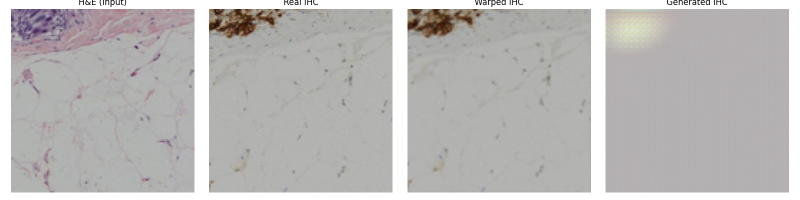
#> input picture lambda_4_samples/sample_0.png, 1600 x 400 px (shown at 1/2 size); its folder holds only this picture in this run
$ python -i registering.py   (imports and definitions only)
#> lines starting #> are read from the running program, lines starting #| are printed output that depends on the picture; after the words box and inside, x2 and y2 are one past the last pixel; in counts of white or black regions, pixels touching at a corner belong together
#> further down, picture is the input picture: shape (400, 1600, 3); mean B, G, R 184, 184.9, 186.9
import os
import cv2
import subprocess
import numpy as np
import SimpleITK as sitk
import shutil
from tqdm import tqdm  # ✅ Progress Bar

# CONFIGURATION
he_resized_path = r"C:\Users\user\Desktop\Uni_work\year_3\FYP\code\Pyramid_Pix2Pix\BCI_dataset\HE_resized\train"
ihc_resized_path = r"C:\Users\user\Desktop\Uni_work\year_3\FYP\code\Pyramid_Pix2Pix\BCI_dataset\IHC_resized\train"
he_registered_path = r"C:\Users\user\Desktop\Uni_work\year_3\FYP\code\Pyramid_Pix2Pix\BCI_dataset\HE_resized\train"
he_pyramid_path = r"C:\Users\user\Desktop\Uni_work\year_3\FYP\code\Pyramid_Pix2Pix\BCI_dataset\HE_pyramid\train"

ihc_resized_test_path = r"C:\Users\user\Desktop\Uni_work\year_3\FYP\code\Pyramid_Pix2Pix\BCI_dataset\IHC_resized\test"
he_resized_test_path = r"C:\Users\user\Desktop\Uni_work\year_3\FYP\code\Pyramid_Pix2Pix\BCI_dataset\HE_resized\test"
he_registered_test_path = r"C:\Users\user\Desktop\Uni_work\year_3\FYP\code\Pyramid_Pix2Pix\BCI_dataset\HE_registered\test"
he_test_path = r"C:\Users\user\Desktop\Uni_work\year_3\FYP\code\Pyramid_Pix2Pix\BCI_dataset\HE\test"
ihc_test_path = r"C:\Users\user\Desktop\Uni_work\year_3\FYP\code\Pyramid_Pix2Pix\BCI_dataset\IHC\test"

# Step 2: Elastix Registration
elastix_exe = r"C:\Users\user\Desktop\Uni_work\year_3\FYP\code\Pyramid_Pix2Pix\elastix\elastix.exe"
elastix_param_file = r"C:\Users\user\Desktop\Uni_work\year_3\FYP\code\Pyramid_Pix2Pix\FYP_1\elastix_params.txt"

# Detect and remove black borders from image registration
def remove_black_borders(img, threshold=10):
    """
    Detects and removes black borders in an image by finding the largest non-black region.
    """
#> called with threshold = 10
    gray = cv2.cvtColor(img, cv2.COLOR_BGR2GRAY)  # Convert to grayscale
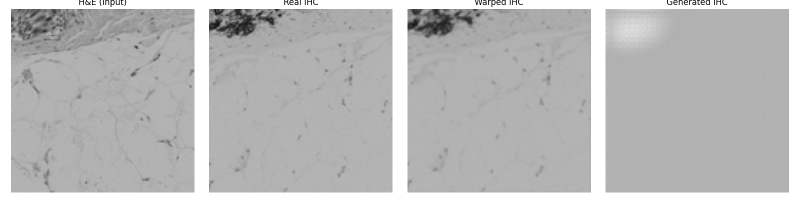
#> gray: shape (400, 1600) (shown at 1/2 size); min 0, max 255, mean 185.4
    _, thresh = cv2.threshold(gray, threshold, 255, cv2.THRESH_BINARY)  # Detect non-black areas
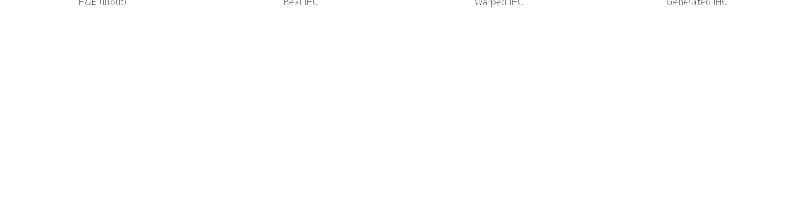
#> thresh: shape (400, 1600) (shown at 1/2 size); 99.9% white; black in thin lines or dots, all inside (x1, y1, x2, y2) = (159, 0, 1454, 14)

    contours, _ = cv2.findContours(thresh, cv2.RETR_EXTERNAL, cv2.CHAIN_APPROX_SIMPLE)
#> contours = 2 contours, 1 with area under 20; largest, box (x1, y1, x2, y2) and area: (0, 0, 1600, 400) 637474

    if contours:
        x, y, w, h = cv2.boundingRect(contours[0])  # Get bounding box
#> x = 1434; y = 0; w = 7; h = 2
        cropped_img = img[y:y+h, x:x+w]  # Crop to the detected bounding box
        return cropped_img
    return img  # Return original if no black border found

# [79 lines left out: functions is_misaligned_or_blank, register_images, not called in this run]

# Register images with progress bar (FOR TRAINING)
# [1 line that did not run here, left out]
# [12 lines not run here, left out]

# Register HE TEST images
# [1 line that did not run here, left out]
# [12 lines not run here, left out]

>>> import cv2
>>> picture = cv2.imread('../lambda_4_samples/sample_0.png')
>>> result = remove_black_borders(picture)

$ run again, on lambda_4_samples/sample_1.png
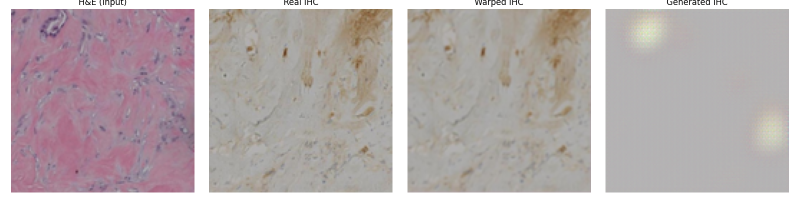
#> input picture lambda_4_samples/sample_1.png, 1600 x 400 px (shown at 1/2 size)
#> picture is the input picture: shape (400, 1600, 3); mean B, G, R 172.9, 172, 182.1
#> in remove_black_borders, `gray = cv2.cvtColor(img, cv2.COLOR_BGR2GRAY)`:
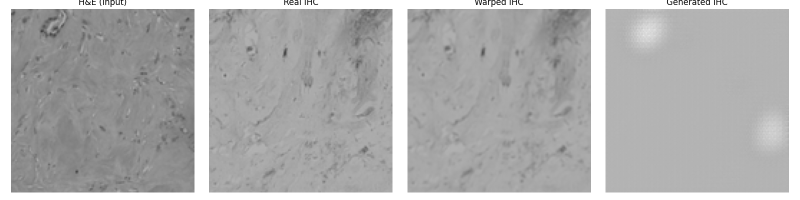
#> gray: shape (400, 1600) (shown at 1/2 size); min 0, max 255, mean 175.1
#> thresh: shape (400, 1600); 99.9% white; black in thin lines or dots, all inside (x1, y1, x2, y2) = (159, 0, 1454, 14)
#> contours = 2 contours, 1 with area under 20; largest, box (x1, y1, x2, y2) and area: (0, 0, 1600, 400) 637474
#> x = 1434; y = 0; w = 7; h = 2
